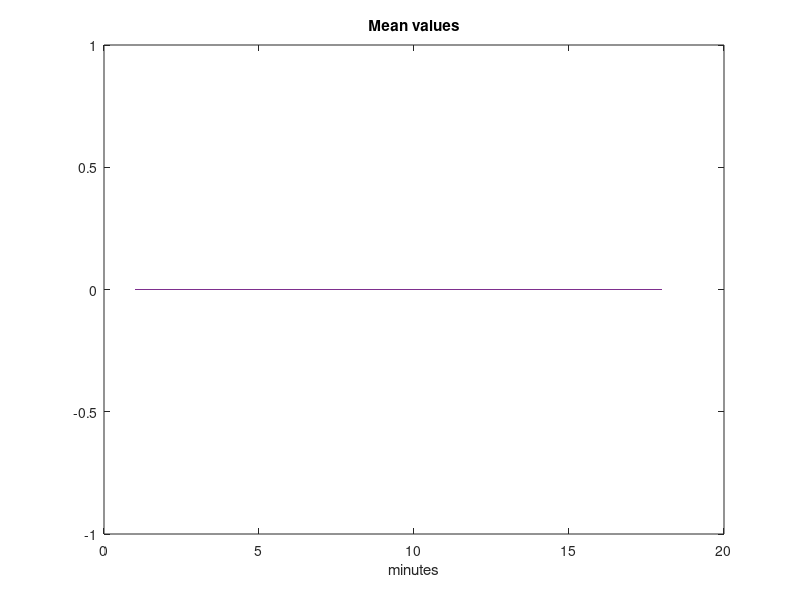
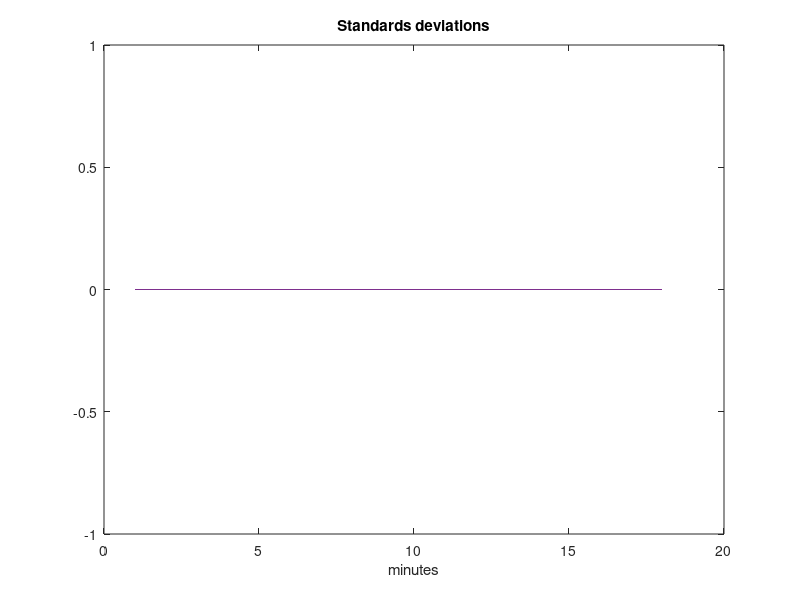

These figures' MATLAB source, in order:

clear; clc;
M = 3;
dd = dir('dataB/*.mat');
Nfiles = length(dd);

L = 11730944;
offset = 4000; %Offset into the dataset

fs = 128;
Nr_min = 18; % Number of minutes to analyse, data is to big to analyse all minutes
NN = 7680*Nr_min; 

Mean_values = zeros(4,Nr_min);
STD_values = zeros(4,Nr_min);


 for ff = 1:Nfiles
     load(['dataB/',dd(ff).name]);
     x0 = data(offset+(1:NN),1);
     x_matrix = reshape(x0,7680,[]); 

     % Input mean and std maybe
     Mean_x = zeros(Nr_min,1);
     STD_x = zeros(Nr_min,1);

     %for interval = linspace(1,L-offset,NN)
    
     for i = 1:Nr_min-1
         m0 = 0 ; 
         p = 3;
         x = x_matrix(:,i);


         % Here is a lmfir_diff filter designed (needs to be completed)
         h1diff = lmfir_diff(@monofun,@monoderfun,p,M,m0);
         y1diff = filter(h1diff,1,x);
         
         
         %y1diff = x0; % uncomment this if directly peak-find on ECG trace.
         
         % You need to set MPH and MPD to some good values....
         [p,r_indices] = findpeaks(y1diff,'MinPeakHeight',0.1,'MinPeakDistance',60);
         
         % Calculate RR intervals
         rr = diff(r_indices);

         % Could implemepent outliers algorithm here

         Mean_x(i) = mean(rr);
         STD_x(i) = std(rr);
     end
    Mean_values(ff,:) =  Mean_x;
    STD_values(ff,:) = STD_x;
 end 
figure(1)
plot(Mean_values');
title('Mean values')
xlabel('minutes')
figure(2)
plot(STD_values')  
title('Standards deviations')
xlabel('minutes')
 
 function f = monofun(i,m) 
     if i==0
         f = 1;
     elseif i==1
         f = m;
     elseif i>0
         f = m^i;
     else
         error('i must be a positive integer');
     end
 end
 
 function fd = monoderfun(i,m) 
     if i==0
         fd = 0;
     elseif i==1
         fd = 1;
     elseif i>1
         fd = i*(m^(i-1));
     else
         error('i must be a positive integer');
     end
 end
